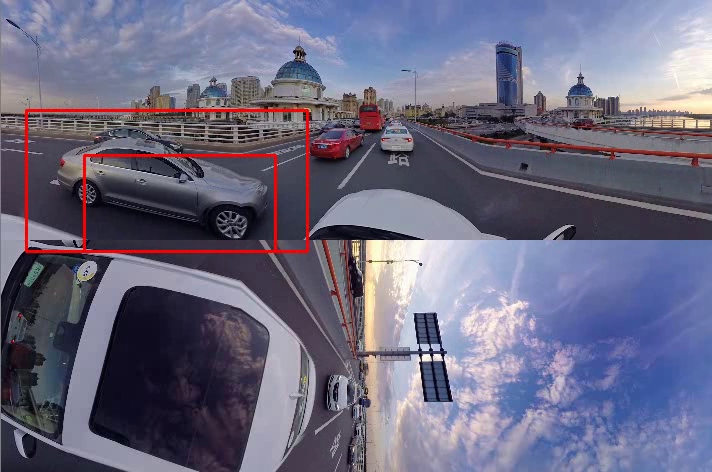
#> input picture frame 9 of car_detection.mp4, 712 x 472 px, given in place of testvideo.mp4, which was not available
$ python car_detection.py
#> lines starting #> are read from the running program, lines starting #| are printed output that depends on the picture; after the words box and inside, x2 and y2 are one past the last pixel; in counts of white or black regions, pixels touching at a corner belong together; pictures that were not available may be replaced by others from this repository, and a replacement may not be noted
import cv2 as cv
videoinput = 1
if videoinput == 1:
    cap = cv.VideoCapture('src_video/testvideo.mp4')
else:
    cap = cv.VideoCapture(0)

car_cascade_filename = 'trainedcar_small/data/cascade.xml'
car_cascade_big_filename = 'Training-HaarCascade/trainedcar/data/cascade.xml'

car_cascade = cv.CascadeClassifier(car_cascade_filename)

'''output video'''
fourcc_out = cv.VideoWriter_fourcc('m', 'p', '4', 'v')
car_detection_video = cv.VideoWriter('car_detection.mp4', fourcc_out, 10, (712, 472))

frame_count = 0
while frame_count < 300:
    ret, frames = cap.read()
#> frames is the input picture: shape (472, 712, 3); mean B, G, R 128.9, 106, 107.9

    gray = cv.cvtColor(frames, cv.COLOR_BGR2GRAY)
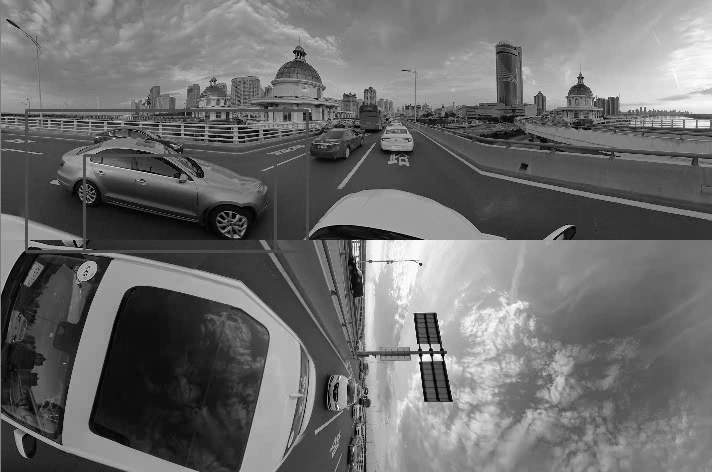
#> gray: shape (472, 712); min 0, max 255, mean 109.1
    gray = cv.GaussianBlur(gray, (15, 15), 3, 3)
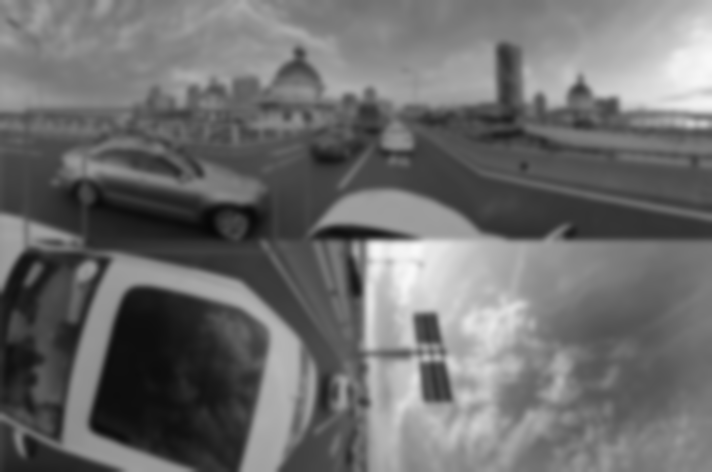
#> gray: shape (472, 712); min 7, max 248, mean 109.1
    #  gray = cv.medianBlur(gray, 5)
    cars = car_cascade.detectMultiScale(gray, 1.2, 5, minSize=(60, 60))
#> cars = [[481, 174, 139, 70], [14, 355, 127, 64]]
    height, width, channels = frames.shape
#> height = 472; width = 712; channels = 3
    print(height, width)
#| 472 712

    optimize = 1
    if optimize:
        for (x, y, w, h) in cars:
            if not y > height / 2 and x < width / 3 or not y > height / 2 and x > width * 2 / 3:
                cv.rectangle(frames, (x, y), (x + w, y + h), (0, 0, 255), 2)
#> this loop made 2 passes
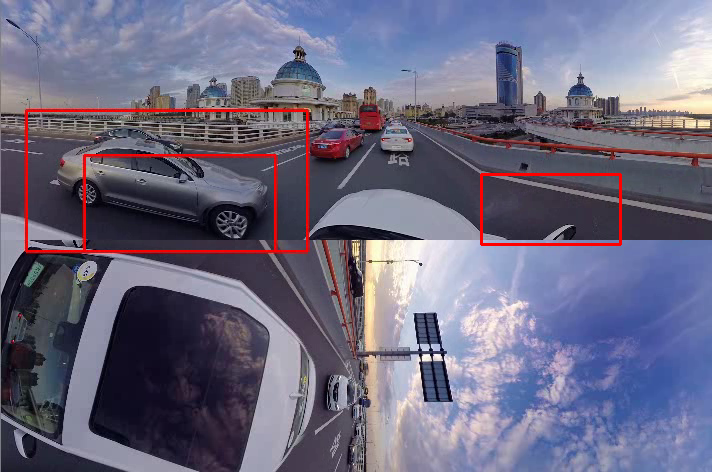
#> frames: shape (472, 712, 3); 0.37% of pixels changed, all inside (x1, y1, x2, y2) = (480, 173, 622, 246)
    else:
        for (x, y, w, h) in cars:
            cv.rectangle(frames, (x, y), (x + w, y + h), (0, 0, 255), 2)

    cv.imshow('video2', frames)
    car_detection_video.write(frames)
    frame_count += 1

    if cv.waitKey(33) == 27:
#> (key Esc is pressed here)
        break


car_detection_video.release()
cv.destroyAllWindows()

$ run again, starting later in the video
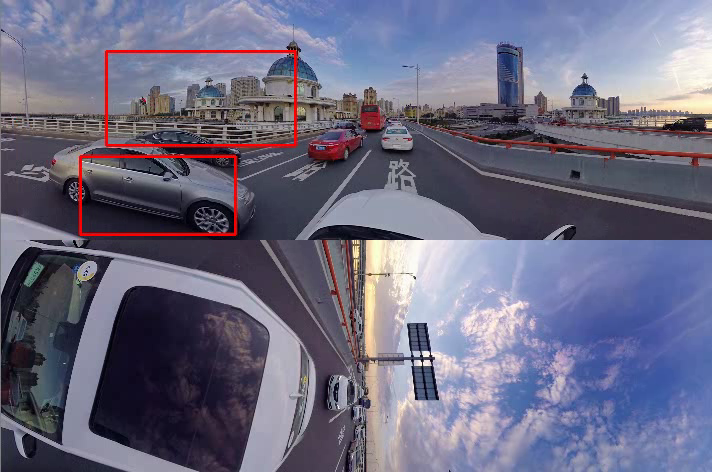
#> input picture frame 40 of car_detection.mp4, 712 x 472 px, given in place of testvideo.mp4, which was not available
#> frames is the input picture: shape (472, 712, 3); mean B, G, R 129.3, 106.4, 107.9
#> `gray = cv.cvtColor(frames, cv.COLOR_BGR2GRAY)`:
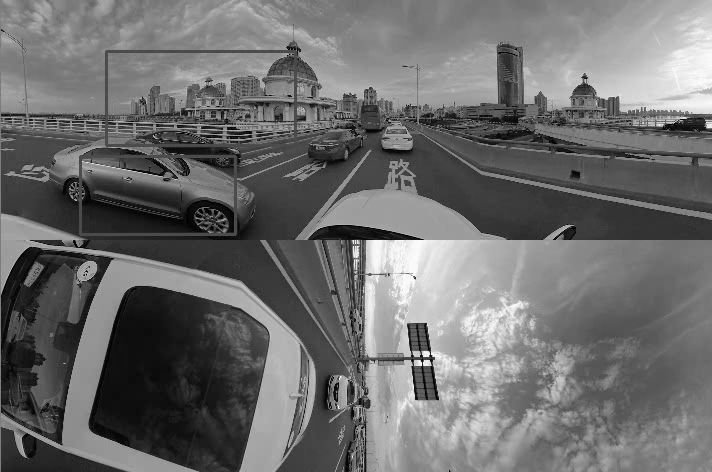
#> gray: shape (472, 712); min 0, max 254, mean 109.4
#> `gray = cv.GaussianBlur(gray, (15, 15), 3, 3)`:
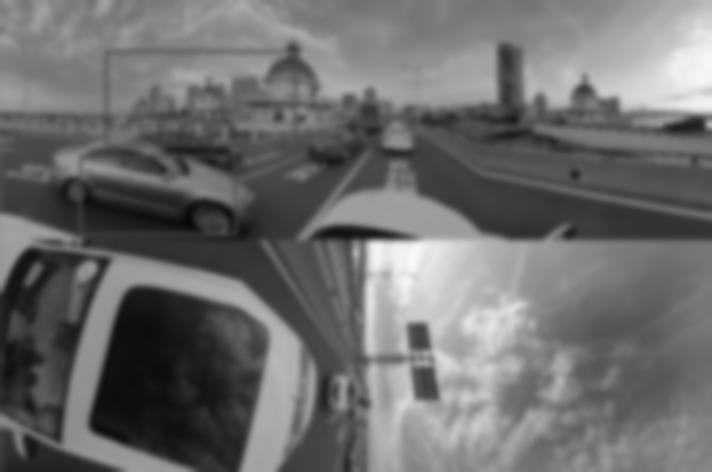
#> gray: shape (472, 712); min 8, max 248, mean 109.4
#> cars = ()
#| 472 712

$ run again, starting later in the video
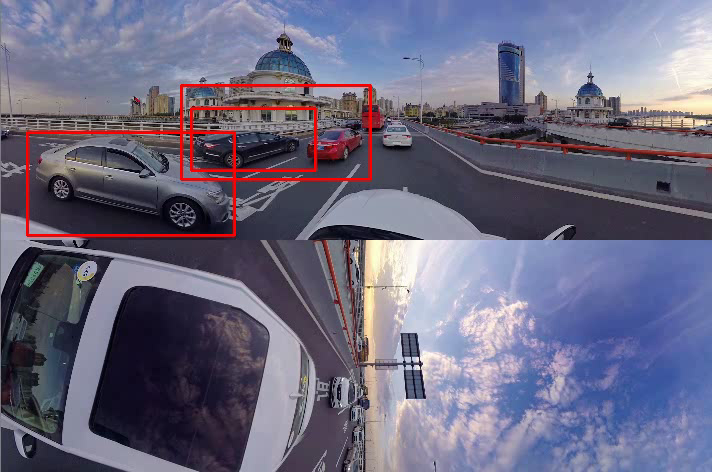
#> input picture frame 72 of car_detection.mp4, 712 x 472 px, given in place of testvideo.mp4, which was not available
#> frames is the input picture: shape (472, 712, 3); mean B, G, R 128.3, 105.4, 108
#> `gray = cv.cvtColor(frames, cv.COLOR_BGR2GRAY)`:
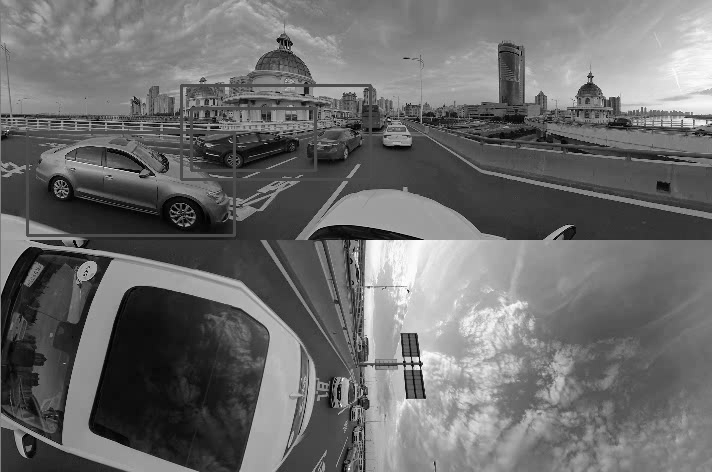
#> gray: shape (472, 712); min 0, max 254, mean 108.8
#> `gray = cv.GaussianBlur(gray, (15, 15), 3, 3)`:
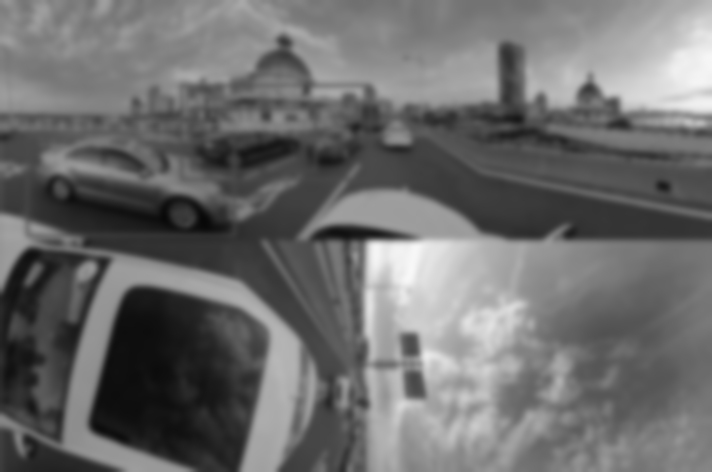
#> gray: shape (472, 712); min 8, max 248, mean 108.7
#> cars = ()
#| 472 712
